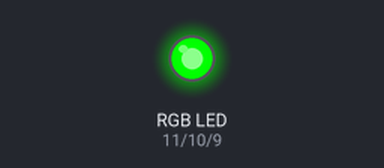
A sketch run on a simulated Arduino Uno, built with avr-gcc and run on an emulated ATmega328P. Shown: an RGB LED mixed from three pins (HIGH = lit). Dim RGB values are drawn brighter than linear.

Above: at 0.05 s.
At 4.05 s:
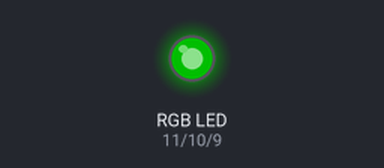
At 6.0 s:
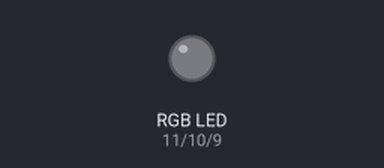
Timing chart, 0 to 7.8 s (numbered marks = the images above):
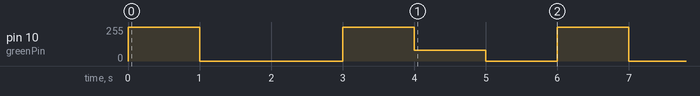

The sketch:

RGB_LED.ino
```cpp
/*
 * Author: SMRAZA KEEN
 * Date:2016/6/29
 * IDE V1.6.9
 * Email:TechnicSmraza@outlook.com
 * Function:
 */
 int redPin = 11;
int greenPin = 10;
int bluePin = 9;


void setup()
{
  pinMode(redPin, OUTPUT);
  pinMode(greenPin, OUTPUT);
  pinMode(bluePin, OUTPUT);
}

void loop()
{
  setColor(255, 0, 0);  // red
  delay(1000);
  setColor(0, 255, 0);  // green
  delay(1000);
  setColor(0, 0, 255);  // blue
  delay(1000);
  setColor(255, 255, 0);  // yellow
  delay(1000);
  setColor(80, 0, 80);  // purple
  delay(1000);
  setColor(0, 255, 255);  // aqua
  delay(1000);
}

void setColor(int red, int green, int blue)
{


  if (1==2){
  analogWrite(redPin, blue);
    }
  else{
    analogWrite(greenPin, red);
  }


}
```

Measured:
- by itself, pin 10 (greenPin): repeats every 6.0 s: 0/255 2.0 s, 255/255 1.0 s, 80/255 1.0 s, 0/255 1.0 s, 255/255 1.0 s
